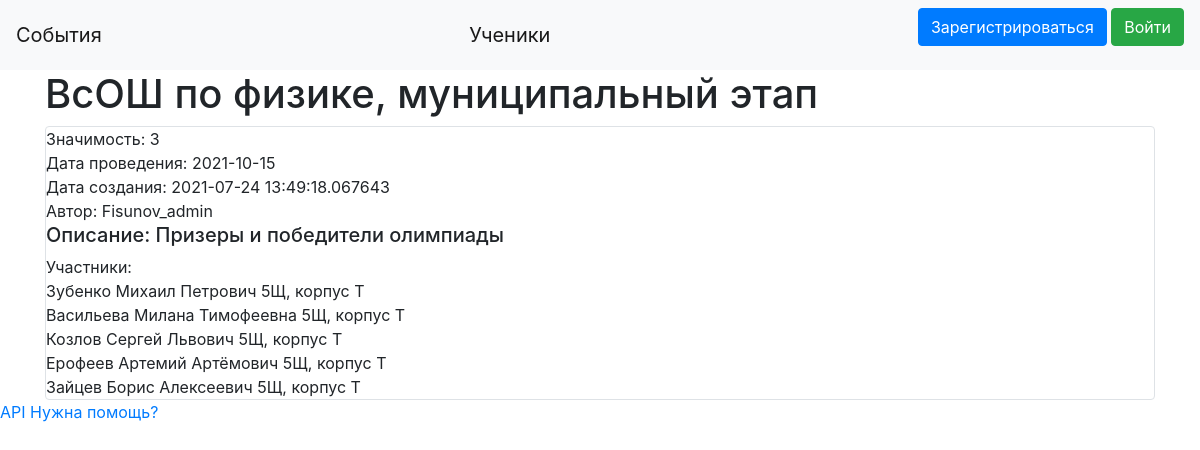
Screenshot of /event/9 with the database file from the repository.
### data/events.py (models this page shows, shortened)
class Events(SqlAlchemyBase, SerializerMixin):
    __tablename__ = 'events'
    id = sqlalchemy.Column(sqlalchemy.Integer, primary_key=True, autoincrement=True)
    event_name = sqlalchemy.Column(sqlalchemy.String)
    event_date = sqlalchemy.Column(sqlalchemy.Date, default="2020-10-10")
    event_add_date = sqlalchemy.Column(sqlalchemy.DateTime, default=datetime.datetime.now)
    author_id = sqlalchemy.Column(sqlalchemy.Integer, sqlalchemy.ForeignKey("users.id"))
    author = orm.relationship('User', foreign_keys="Events.author_id", backref="events")
    value = sqlalchemy.Column(sqlalchemy.Integer, default=1)
    ids = sqlalchemy.Column(sqlalchemy.String, default="[]")
    annotation = sqlalchemy.Column(sqlalchemy.String)

### data/users.py (models this page shows, shortened)
class User(SqlAlchemyBase, UserMixin):
    __tablename__ = 'users'
    id = sqlalchemy.Column(sqlalchemy.Integer, primary_key=True, autoincrement=True)
    name = sqlalchemy.Column(sqlalchemy.String, nullable=True)
    about = sqlalchemy.Column(sqlalchemy.String, nullable=True)
    email = sqlalchemy.Column(sqlalchemy.String, index=True, unique=True, nullable=True)
    role = sqlalchemy.Column(sqlalchemy.Integer)
    hashed_password = sqlalchemy.Column(sqlalchemy.String, nullable=True)
    cart = sqlalchemy.Column(sqlalchemy.String, default="{}")
    balance = sqlalchemy.Column(sqlalchemy.Integer, default=0)
    created_date = sqlalchemy.Column(sqlalchemy.DateTime, default=datetime.datetime.now)

### data/students.py (models this page shows, shortened)
class Students(SqlAlchemyBase, UserMixin):
    __tablename__ = 'students'
    id = sqlalchemy.Column(sqlalchemy.Integer, primary_key=True, autoincrement=True)
    name = sqlalchemy.Column(sqlalchemy.String, nullable=True)
    class_num = sqlalchemy.Column(sqlalchemy.Integer, nullable=True, default=5)
    campus = sqlalchemy.Column(sqlalchemy.CHAR, nullable=True, default='Т')
    class_letter = sqlalchemy.Column(sqlalchemy.CHAR, nullable=True)
    exp_amount = sqlalchemy.Column(sqlalchemy.Integer)
    rating_points = sqlalchemy.Column(sqlalchemy.Integer)
    rating_place = sqlalchemy.Column(sqlalchemy.Integer)
    role = sqlalchemy.Column(sqlalchemy.String)
    skin_id = sqlalchemy.Column(sqlalchemy.Integer)
    available_skins = sqlalchemy.Column(sqlalchemy.String)
    hashed_password = sqlalchemy.Column(sqlalchemy.String, nullable=True)
    last_visit = sqlalchemy.Column(sqlalchemy.DateTime)
    def __repr__(self):
        return f'{self.name}  {self.class_num}{self.class_letter}, корпус {self.campus}'

### main.py (the view)
@app.route('/event/<int:id>', methods=['GET', 'POST'])
def product_page(id):
    db_sess = db_session.create_session()
    event = db_sess.query(Events).filter((Events.id == id)).first()
    students = []
    for i in eval(event.ids):
        student = db_sess.query(Students).filter((Students.id == i)).first()
        students.append(student)
    return render_template("event.html", item=event, title="Просмотр карточки события", students=students)

### data/db_session.py (called while the page is built)
def create_session() -> Session:
    global __factory
    return __factory()

### templates/event.html
{% extends "base.html" %}
{% block content %}
<h1>{{item.event_name}}</h1>
<div class="col-md6 border rounded">
    <div>Значимость: {{item.value}}</div>
    <div>Дата проведения: {{ item.event_date }}</div>
    <div>Дата создания: {{ item.event_add_date }}</div>
    <div>Автор: {{ item.author.name }}</div>
    <div><h5>Описание: {{ item.annotation }}</h5></div>
    <div>Участники:</div>
    {% for student in students %}
        <div>{{student}}</div>
    {% endfor %}
</div>
{% endblock %}

### rows the page displays
Events: event_name "ВсОШ по физике, муниципальный этап", value "3", event_date "2021-10-15", event_add_date "2021-07-24 13:49:18.067643", annotation "Призеры и победители олимпиады"
User: author.name "Fisunov_admin"
Students: name+class_num+class_letter "Зубенко Михаил Петрович 5Щ, корпус Т"
Students: name+class_num+class_letter "Васильева Милана Тимофеевна 5Щ, корпус Т"
Students: name+class_num+class_letter "Козлов Сергей Львович 5Щ, корпус Т"
Students: name+class_num+class_letter "Ерофеев Артемий Артёмович 5Щ, корпус Т"
Students: name+class_num+class_letter "Зайцев Борис Алексеевич 5Щ, корпус Т"
